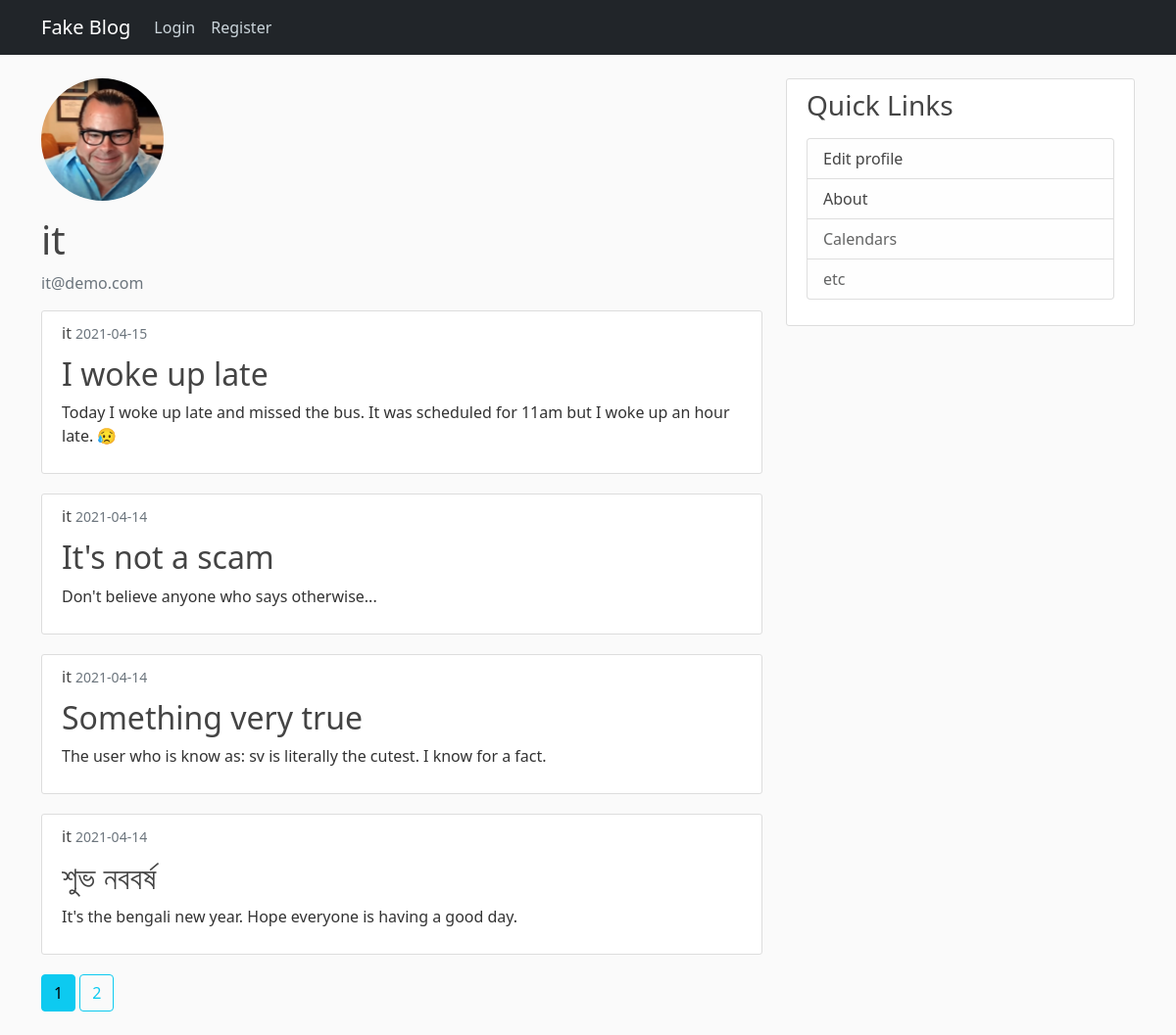
Page /it on the earlier database version.
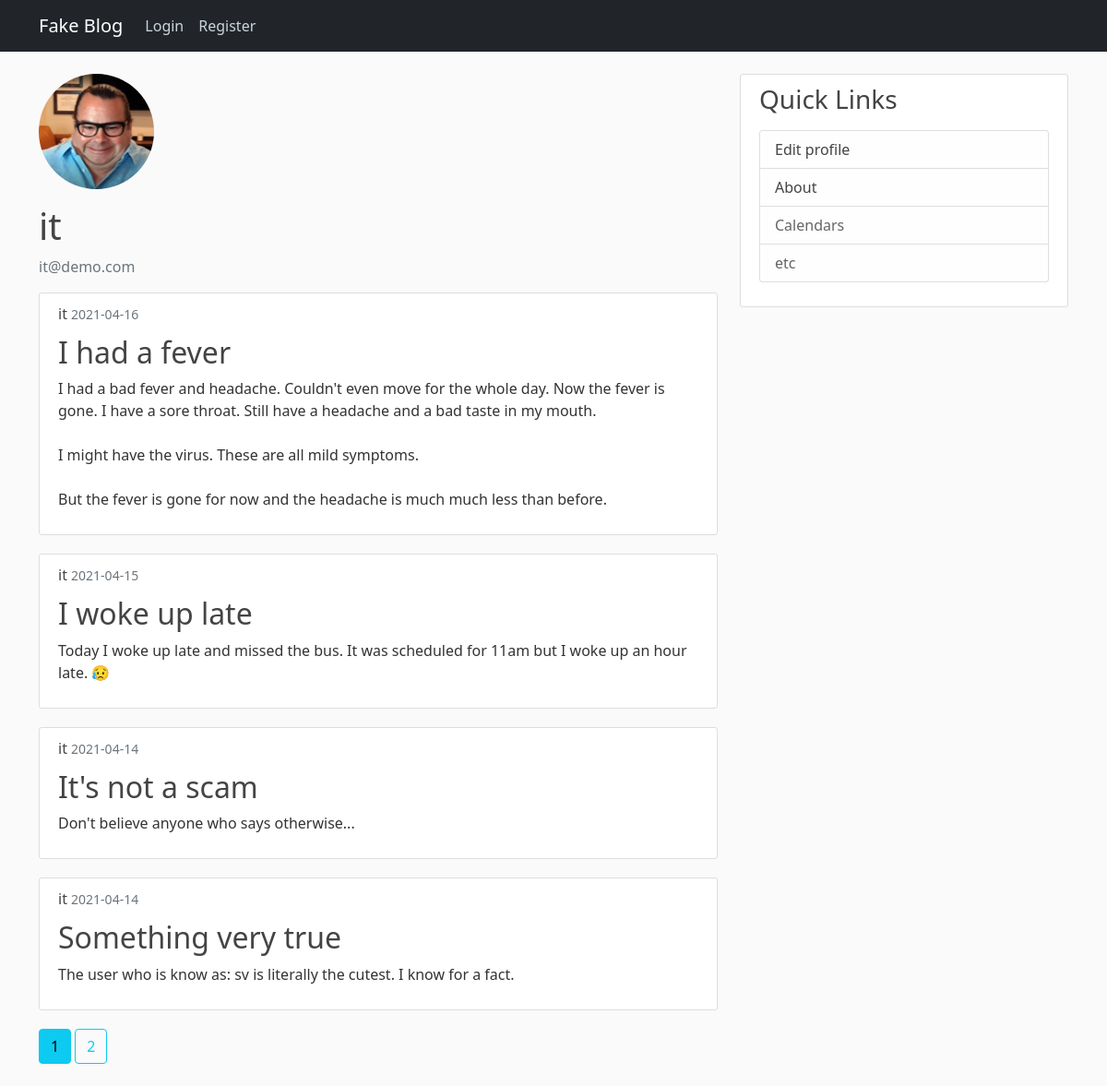
Same page on the later database version.
### flaskblog/models.py (models this page shows, shortened)
class Post(db.Model):
    id = db.Column(db.Integer, primary_key=True)
    title = db.Column(db.String(120), nullable=False)
    date_posted = db.Column(db.DateTime, nullable=False, default=datetime.utcnow)
    content = db.Column(db.Text, nullable=False)
    user_id = db.Column(db.Integer, db.ForeignKey('user.id'), nullable=False)  # refers to the id column in user table. Not class.

class User(db.Model, UserMixin):
    id = db.Column(db.Integer, primary_key=True)
    username = db.Column(db.String(20), unique=True, nullable=False)
    email = db.Column(db.String(100), unique=True, nullable=False)
    image_file = db.Column(db.String(20), nullable=False, default='default.jpg')  # will be hashed to 20 chars
    password = db.Column(db.String(60), nullable=False)  # will be hashed to 60 chars
    posts = db.relationship('Post', backref='author', lazy=True)  # refers to the Post class

### flaskblog/users/routes.py (the view)
@users.route('/<string:username>', methods=["GET", "POST"])
def user_posts(username):
    page = request.args.get('page', 1, type=int)
    user = User.query.filter_by(username=username).first_or_404()
    posts = Post.query.filter_by(author=user).order_by(Post.date_posted.desc()).paginate(page=page, per_page=4)
    return render_template("user_posts.html", posts=posts, user=user, title=user.username)

### flaskblog/templates/user_posts.html
{% extends "layouts.html" %}
    {% block content %}
        <div class="media">
            <img class="rounded-circle account-img" src="{{ url_for('static', filename='profile_pic/' + user.image_file) }}" alt="Profile Picture">
            <div class="media-body">
                <h2 class="account-heading">{{ user.username }}</h2>
                <p class="text-secondary">{{ user.email }}</p>
            </div>
        </div>
        {% for post in posts.items %}
            <article class="content-section">
                <div class="media-body">
                    <div class="article-metadata">
                        <a class="article-metadata" href="{{ url_for('users.user_posts', username=post.author.username) }}">{{ post.author.username }}</a>
                        <small class="text-muted">{{ post.date_posted.strftime("%Y-%m-%d") }}</small>
                    </div>
                    <h2><a class="article-title" href="{{ url_for('posts.post', post_id=post.id) }}">{{ post.title }}</a></h2>
                    <p class="article-content">{{ post.content }}</p>
                </div>
            </article>
        {% endfor %}
        {% for page_num in posts.iter_pages(left_edge=1, right_edge=1, right_current=2, left_current=1) %}
            {% if page_num %}
                {% if posts.page == page_num %}
                    <a class="btn btn-info mb-4" href="{{ url_for('users.user_posts', page=page_num, username=user.username) }}">{{ page_num }}</a>
                {% else %}
                    <a class="btn btn-outline-info mb-4" href="{{ url_for('users.user_posts', page=page_num, username=user.username) }}">{{ page_num }}</a>
                {% endif %}
            {% else %}
                ...
            {% endif %}
        {% endfor %}
    {% endblock content %}

Differences in the rows shown:
no longer on this page (row unchanged): Post: author.username "it", date_posted "2021-04-14", title "শুভ নববর্ষ", content "It's the bengali new year. Hope everyone is having a good day."
added Post: author.username "it", date_posted "2021-04-16", title "I had a fever", content "I had a bad fever and headache. Couldn't even move for the whole day. Now the fever is gone. I have a sore throat. Still have a headache and a bad taste in my mouth. I might have the virus. These are all mild symptoms. But the fever is gone for now and the headache is much much less than before."
